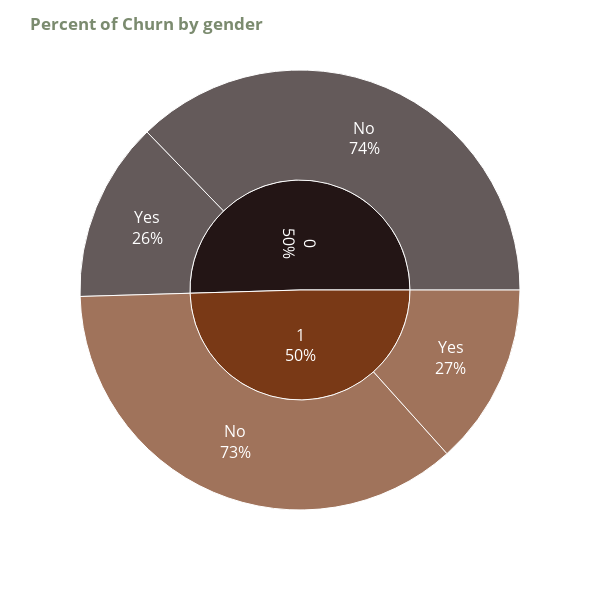

The cell this chart's notebook holds for it:
### Code cell
# plot genter column in sunburst with calling above function
plot_percentage('gender')

### Figure 1 — Plotly figure (JSON) as saved in the notebook; plotly's stock layout.template omitted (floating-point values rounded to 4 significant figures)
{"data": [{"branchvalues": "total", "domain": {"x": [0, 1], "y": [0, 1]}, "hovertemplate": "labels=%{label}<br>count=%{value}<br>parent=%{parent}<br>id=%{id}<extra></extra>", "ids": ["0/No", "1/No", "0/Yes", "1/Yes", "0", "1"], "labels": ["No", "No", "Yes", "Yes", "0", "1"], "name": "", "parents": ["0", "1", "0", "1", "", ""], "textfont": {"size": 16}, "textinfo": "label+percent parent", "type": "sunburst", "values": [2619, 2544, 930, 939, 3549, 3483]}], "layout": {"height": 600, "legend": {"tracegroupgap": 0}, "margin": {"t": 60}, "sunburstcolorway": ["#231515", "#793916", "#D33F00", "#B7D7D7", "#859091"], "title": {"text": "<b style=\"color:#7b8b6f;\">Percent of Churn by gender</b>"}, "width": 600}}
